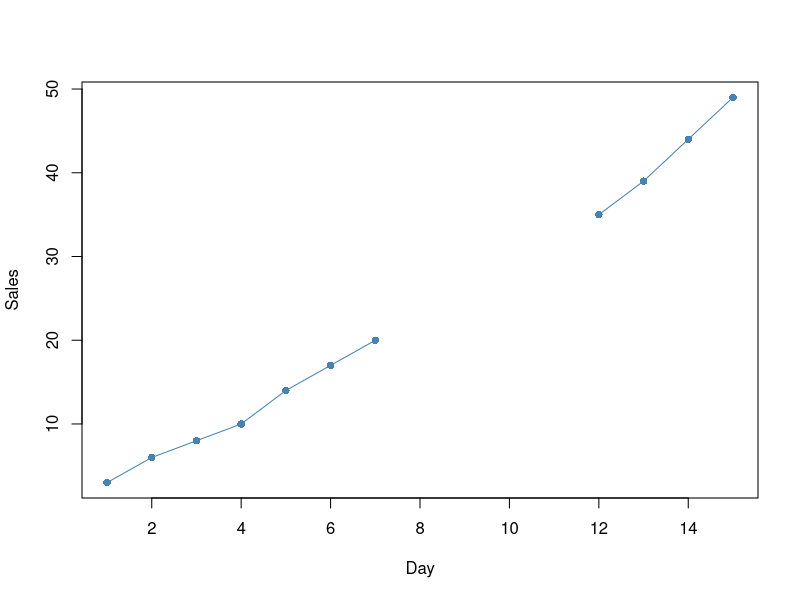
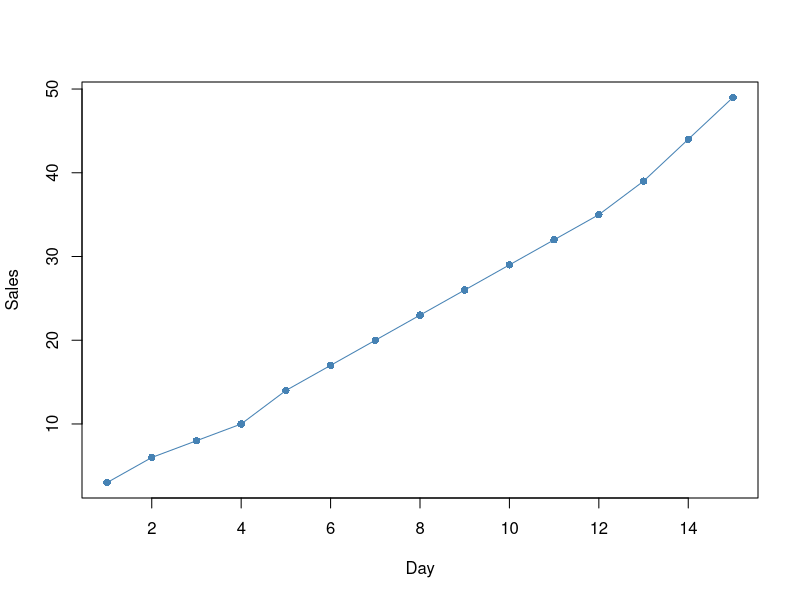

Recreate these plots in R, in order.
# Example: Interpolate Missing Values in R
# create data frame
df <- data.frame(day=1:15,
                 sales=c(3, 6, 8, 10, 14, 17, 20, NA, NA, NA, NA, 35, 39, 44, 49))

# view data frame
df

# create line chart to visualize sales
plot(df$sales, type = "o", pch=16, col="steelblue", xlab = "Day", ylab = "Sales")

library(dplyr)
library(zoo)

# interpolate missing values in "sales" column
df <- df %>% 
  mutate(sales = na.approx(sales))

# view updated data frame
df

# create line chart to visualize sales
plot(df$sales, type="o", pch=16, col="steelblue", xlab = "Day", ylab="Sales")
